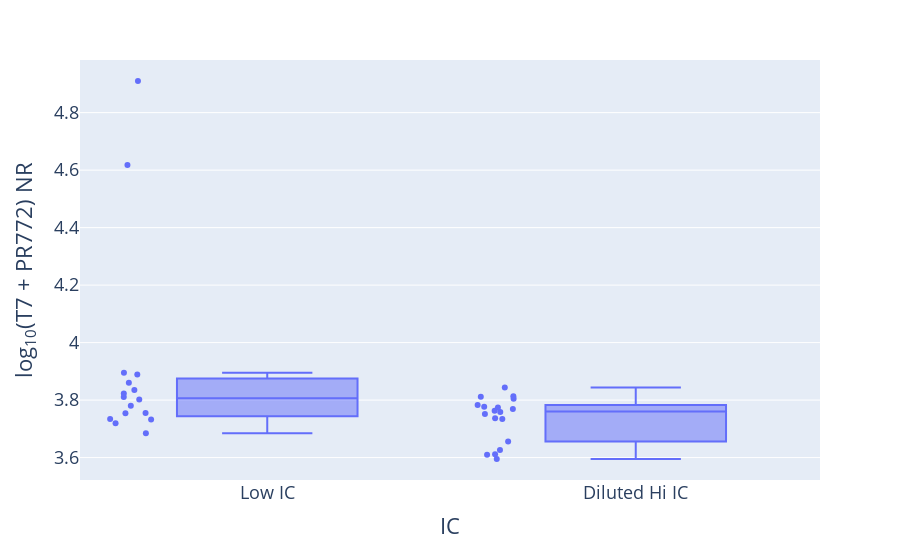

Notebook code for this chart:
### Code cell
merged_recent = merged_with_new_neg[merged_with_new_neg['Run Date'] > '2019-12-10']
merged_recent = merged_recent.replace({'Low IC - New Neg Ctrl': 'Low IC'})
fig = px.box(
    merged_recent, y='Log10 T7 + PR772 NR (Composition File)',
    x='IC', hover_data=['T7 + PR772 NR (Composition File)', 'Accession', 'Sample Name', 'Batch ID', 'Run Date'], points='all',
    labels={'Log10 T7 + PR772 NR (Composition File)': 'log<sub>10</sub>(T7 + PR772) NR',
            'T7 + PR772 NR (Composition File)': 'T7 + PR772 NR'})
fig.update_layout(font=dict(size=18), height=600)
fig.show()
# fig.write_html('plots/Diluted_Hi_IC_vs_Low_IC.html')

### Figure 1 — Plotly figure (JSON) as saved in the notebook; plotly's stock layout.template omitted (floating-point values rounded to 4 significant figures; data arrays with more than 128 entries replaced by an {"elided": "..."} marker saying what was removed)
{"data": [{"alignmentgroup": "True", "boxpoints": "all", "customdata": {"elided": "34x5 mixed values"}, "hoverlabel": {"namelength": 0}, "hovertemplate": "IC=%{x}<br>log<sub>10</sub>(T7 + PR772) NR=%{y}<br>T7 + PR772 NR=%{customdata[0]}<br>Accession=%{customdata[1]}<br>Sample Name=%{customdata[2]}<br>Batch ID=%{customdata[3]}<br>Run Date=%{customdata[4]}", "legendgroup": "", "marker": {"color": "#636efa"}, "name": "", "notched": false, "offsetgroup": "", "orientation": "v", "showlegend": false, "type": "box", "x": ["Low IC", "Low IC", "Low IC", "Low IC", "Low IC", "Low IC", "Low IC", "Low IC", "Low IC", "Low IC", "Low IC", "Low IC", "Low IC", "Low IC", "Low IC", "Low IC", "Diluted Hi IC", "Diluted Hi IC", "Diluted Hi IC", "Diluted Hi IC", "Diluted Hi IC", "Diluted Hi IC", "Diluted Hi IC", "Diluted Hi IC", "Diluted Hi IC", "Diluted Hi IC", "Diluted Hi IC", "Diluted Hi IC", "Diluted Hi IC", "Diluted Hi IC", "Diluted Hi IC", "Diluted Hi IC", "Diluted Hi IC", "Diluted Hi IC"], "x0": " ", "xaxis": "x", "y": [4.91, 3.78, 3.754, 3.733, 3.734, 4.618, 3.823, 3.685, 3.755, 3.895, 3.719, 3.802, 3.81, 3.889, 3.836, 3.861, 3.611, 3.61, 3.656, 3.595, 3.626, 3.783, 3.812, 3.735, 3.774, 3.758, 3.751, 3.804, 3.737, 3.763, 3.813, 3.844, 3.769, 3.777], "y0": " ", "yaxis": "y"}], "layout": {"autosize": true, "boxmode": "group", "font": {"size": 18}, "legend": {"tracegroupgap": 0}, "margin": {"t": 60}, "xaxis": {"anchor": "y", "autorange": true, "domain": [0, 1], "range": [-0.505, 1.5], "title": {"text": "IC"}, "type": "category"}, "yaxis": {"anchor": "x", "autorange": true, "domain": [0, 1], "range": [3.522, 4.983], "title": {"text": "log<sub>10</sub>(T7 + PR772) NR"}, "type": "linear"}}}
